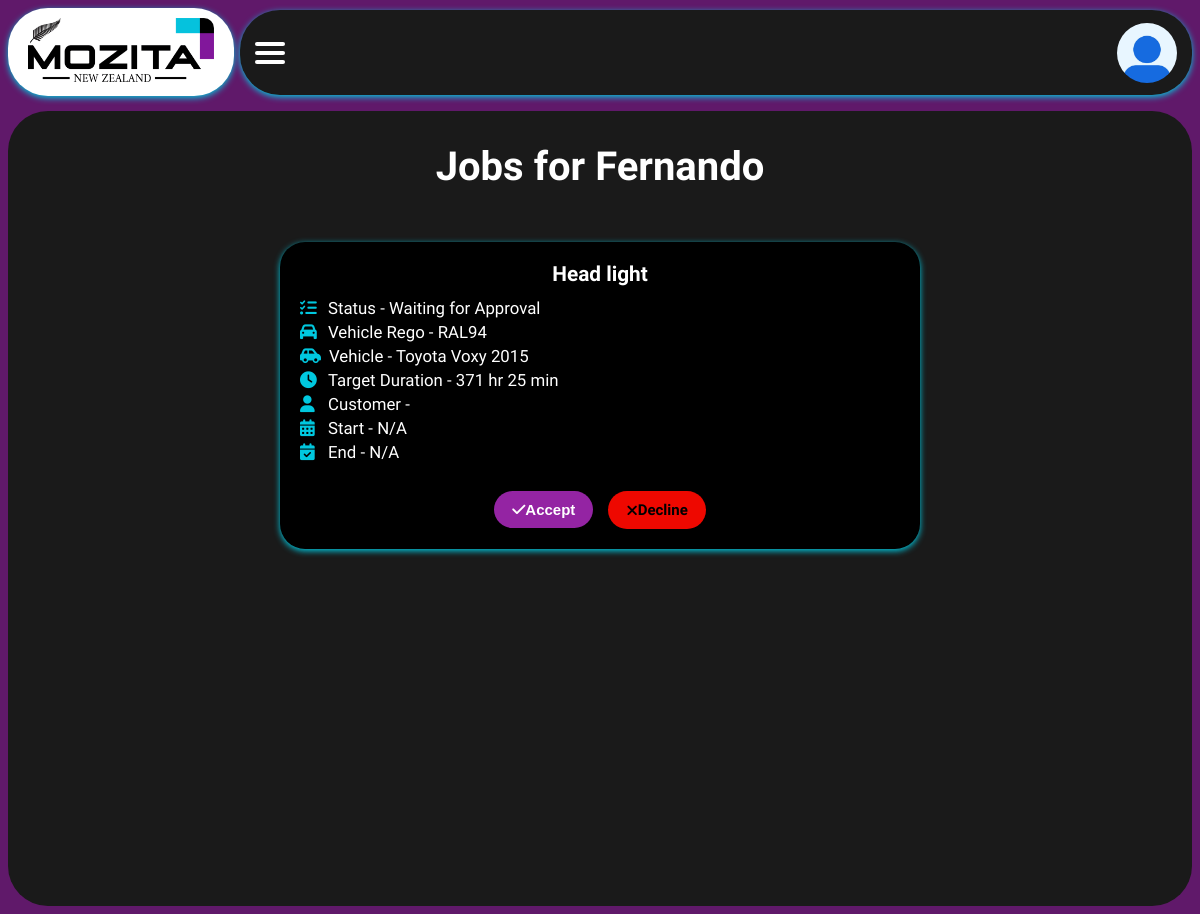
Screenshot of /staff_jobs/1 (signed in) with the database file from the repository.
### app/models.py (models this page shows, shortened)
class Technician(db.Model):
    __tablename__ = 'technicians'
    id = db.Column(db.Integer, primary_key=True)
    name = db.Column(db.String(120), nullable=False)
    phone = db.Column(db.String(20))
    specialization = db.Column(db.String(120))
    user_id = db.Column(db.Integer, db.ForeignKey('user.id'), unique=True)
    user = db.relationship('User', backref=db.backref('technician',
                           uselist=False))
    jobs = db.relationship('Job', back_populates='technician')

class Job(db.Model):
    __tablename__ = 'job'
    id = db.Column(db.Integer, primary_key=True)
    job_description = db.Column(db.String(255), nullable=False)
    status = db.Column(db.String(50), default='Pending')
    technician_id = db.Column(db.Integer, db.ForeignKey('technicians.id'),
                              nullable=True)
    technician = db.relationship('Technician', back_populates='jobs')
    customer_id = db.Column(db.Integer, db.ForeignKey('customer.id'))
    customer = db.relationship('Customer', back_populates='jobs')
    start_time = db.Column(db.DateTime)
    end_time = db.Column(db.DateTime)
    target_duration = db.Column(db.Integer, default=0)  # minutes
    total_work_duration = db.Column(db.Integer, default=0)  # minutes
    vehicle_registration = db.Column(db.String(50))
    vehicle_make = db.Column(db.String(50))
    vehicle_model = db.Column(db.String(50))
    vehicle_year = db.Column(db.Integer)
    vehicle_color = db.Column(db.String(50))
    total_cost = db.Column(db.Float, default=0.0)
    notes = db.Column(db.Text)
    date_created = db.Column(db.DateTime, default=datetime.utcnow)
    pause_logs = db.relationship('PauseLog', backref='job', lazy=True)

### app/routes.py (the view)
@main.route('/staff_jobs/<int:tech_id>')
@login_required
def staff_jobs(tech_id):
    if current_user.role == 'reception':
        flash("Access denied. Reception users can only access dashboard.",
              "error")
        return redirect(url_for('main.shift_dashboard'))
    technician = Technician.query.get_or_404(tech_id)
    if (
        current_user.role == 'technician'
        and technician.user_id != current_user.id
    ):
        flash("Access denied. You can only view your own jobs.", "error")
        return redirect(url_for('main.staff_dashboard'))
    jobs = Job.query.filter_by(technician_id=technician.id).all()
    return render_template('staff_jobs.html', technician=technician, jobs=jobs)

### app/models.py (called while the page is built)
@login_manager.user_loader
def load_user(user_id):
    return User.query.get(int(user_id))

### app/templates/staff_jobs.html (shortened to what this page needs)
{% extends "layout.html" %}
{% block extra_css %}
<link rel="stylesheet" href="https://cdnjs.cloudflare.com/ajax/libs/font-awesome/6.4.0/css/all.min.css">
<link rel="stylesheet" href="{{ url_for('static', filename='css/staff_jobs.css') }}">
{% endblock %}
{% block content %}
<h2>Jobs for {{ technician.name }}</h2>
{% if jobs %}
<ul class="jobs-list">
  {% for job in jobs %}
  <li class="job-card">
    <div class="job-info">
      <div class="job-description" aria-label="Job description">{{ job.job_description }}</div>
      <small><i class="fas fa-tasks"></i> Status - {{ job.status }}</small>
      <small><i class="fas fa-car"></i> Vehicle Rego - {{ job.vehicle_registration }}</small>
      <small><i class="fas fa-car-side"></i> Vehicle - {{ job.vehicle_make }} {{ job.vehicle_model }} {{
        job.vehicle_year }}</small>
      <small>
        <i class="fas fa-clock"></i> Target Duration -
        {% if job.target_duration %}
        {% set duration = job.target_duration|int %}
        {% set h = duration // 60 %}
        {% set m = duration % 60 %}
        {% if h > 0 %}{{ h }} hr{% endif %}{% if m > 0 %} {{ m }} min{% endif %}
        {% else %}
        N/A
        {% endif %}
      </small>
      <small><i class="fas fa-user"></i> Customer - {{ job.customer.name }}</small>
      <small><i class="fas fa-calendar-alt"></i> Start - {{ job.start_date or 'N/A' }}</small>
      <small><i class="fas fa-calendar-check"></i> End - {{ job.end_date or 'N/A' }}</small>
    </div>
    <div class="job-actions">
      {% if not job.accepted %}
      <form method="POST" action="{{ url_for('main.accept_job', job_id=job.id) }}">
        <button type="submit" class="accept-button" aria-label="Accept job {{ job.job_description }}">
          <i class="fas fa-check"></i> Accept
        </button>
      </form>
      <a href="{{ url_for('main.staff_dashboard') }}" class="decline-button"
        aria-label="Decline job {{ job.job_description }}">
        <i class="fas fa-times"></i> Decline
      </a>
      {% endif %}
    </div>
  </li>
  {% endfor %}
</ul>
{% else %}
<p>No jobs assigned to you.</p>
{% endif %}
{% endblock %}

### app/static/css/main.css (style rules this page uses)
body { font-family: 'Raleway', sans-serif; background-color: #60196a; color: white; margin: 0; padding: 0; }

### app/static/css/staff_jobs.css (style rules this page uses)
h2 { text-align: center; margin-top: 0; margin-bottom: 20px; padding: 2rem; font-size: 2.5rem; color: #fff; }
.jobs-list { display: flex; flex-direction: column; align-items: center; list-style-type: none; padding: 0; margin: 0 auto; gap: 20px; max-width: 600px; }
.job-card { background-color: #000; box-shadow: 0 2px 6px #00C8DF; border-radius: 25px; width: 100%; padding: 20px; transition: all 0.3s ease; display: flex; flex-direction: column; gap: 10px; }
.job-description { text-align: center; font-size: 1.3rem; font-weight: bold; margin-bottom: 12px; color: #fff; }
.job-info small { display: flex; align-items: center; gap: 8px; font-size: 1.05rem; margin-bottom: 4px; }
.job-info i { color: #00C8DF; min-width: 20px; }
.job-actions { display: flex; justify-content: center; gap: 15px; margin-top: 15px; }
.accept-button, .control-button, .decline-button { padding: 10px 18px; border: none; border-radius: 25px; cursor: pointer; font-size: 15px; font-weight: bold; display: flex; align-items: center; text-decoration: none; justify-content: center; transition: background-color 0.3s ease, transform 0.2s; }
.accept-button { background-color: #9424a3; color: #fff; }
.decline-button { background-color: #ee0800; color: #000; }

### rows the page displays
Technician: name "Fernando"
Job: job_description "Head light", status "Waiting for Approval", vehicle_registration "RAL94", vehicle_make "Toyota", vehicle_model "Voxy", vehicle_year "2015", h "371", m "25", start_date "N/A", end_date "N/A"
